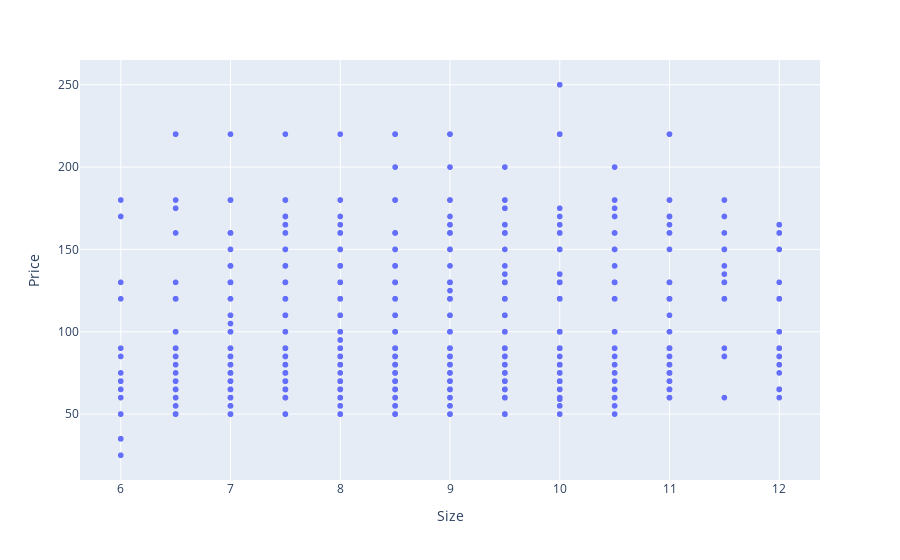

Notebook code for this chart:
### Code cell
px.scatter(shoe, x='Size' , y='Price')

### Figure 1 — Plotly figure (JSON) as saved in the notebook; plotly's stock layout.template omitted (floating-point values rounded to 4 significant figures; data arrays with more than 128 entries replaced by an {"elided": "..."} marker saying what was removed)
{"data": [{"hovertemplate": "Size=%{x}<br>Price=%{y}<extra></extra>", "legendgroup": "", "marker": {"color": "#636efa", "symbol": "circle"}, "mode": "markers", "name": "", "showlegend": false, "type": "scattergl", "x": {"elided": "1006 float values"}, "xaxis": "x", "y": {"elided": "1006 float values"}, "yaxis": "y"}], "layout": {"legend": {"tracegroupgap": 0}, "margin": {"t": 60}, "xaxis": {"anchor": "y", "domain": [0, 1], "title": {"text": "Size"}}, "yaxis": {"anchor": "x", "domain": [0, 1], "title": {"text": "Price"}}}}
